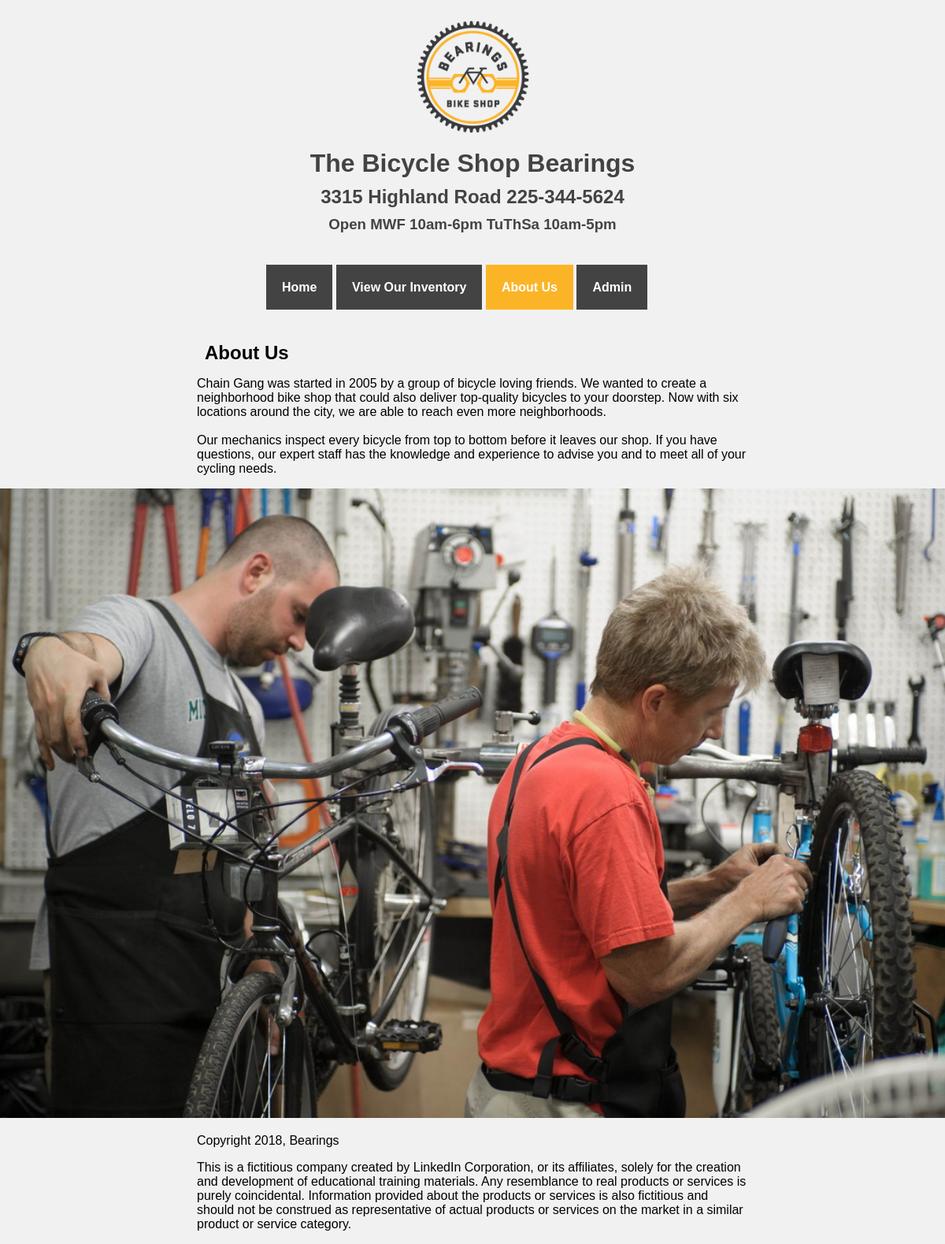
Page /about.php on the committed database.
### tables this page shows
CREATE TABLE `company` (
  `id` int(10) NOT NULL,
  `name` varchar(255) NOT NULL,
  `address` varchar(255) NOT NULL,
  `phone` varchar(255) NOT NULL,
  `open` varchar(255) NOT NULL,
  `about` text NOT NULL,
  `footer_text` text NOT NULL
);

### classes/company.class.php (called while the page is built, shortened)
<?php
class Company {
  protected static $db;
  public static function set_database($db) {
    self::$db = $db;
  }
  public static function find_by_sql($sql) {
    $result = self::$db->query($sql);
    $object_array = [];
    while($row = $result->fetch_assoc()) {
      $object_array[] = self::instatiate($row);
    }
    return $object_array;
  }
  public static function instatiate($row) {
    $object = new self;
    foreach($row as $property => $value) {
      if(property_exists($object, $property)) {
        $object->$property = $value;
      }
    }
    return $object;
  }
  static public function find_all() {
    $sql = "SELECT * FROM company";
    return self::find_by_sql($sql)[0];
  }
}

### private/initialize.php (called while the page is built, shortened)
<?php
  require_once(PROJECT_PATH . '/classes/company.class.php');
  $company = Company::find_all();
?>

### about.php (the view, shortened to what this page needs)
<?php require_once('private/initialize.php'); ?>
<?php include(SHARED_PATH . '/main-header.php'); ?>
<div class="row">
<div id="main">
  <?php $page_active = 'about'; ?>
  <?php include(SHARED_PATH . '/main-menu.php'); ?>
  <div id="page" class="narrow">
    <h2>About Us</h2>
    <p><?php echo $company->about; ?></p>
  </div>
</div>
</div>
<img src="img/AdobeStock_50633008_xlarge.jpg" width="100%" alt="Super Hero Image">
<div class="row">
<?php include(SHARED_PATH . '/main-footer.php'); ?>
</div>

### private/shared/main-header.php (shortened to what this page needs)
<!DOCTYPE html>
<html lang="en">
<head>
  <link rel="stylesheet" href="css/style.css">
</head>
<body>
<header>
  <div class="row">
    <div class="logo-box">
      <img src="img/bbs-main-logo.png" class="logo" alt="Logo">
      <h1>The Bicycle Shop <?php echo $company->name; ?></h1>
      <h2><?php echo $company->address; ?> <?php echo $company->phone; ?></h2>
      <h3>Open <?php echo $company->open; ?></h3>
    </div>
  </div>
</header>

### private/shared/main-menu.php
<nav>
  <ul class="menu">
    <li>
      <a
        href="index.php"
        class="<?php if(isset($page_active) && $page_active == 'home') echo 'menu-active'; ?>">Home</a>
    </li>
    <li>
      <a
        href="inventory.php"
        class="<?php if(isset($page_active) && $page_active == 'inventory') echo 'menu-active'; ?>">View Our Inventory</a>
    </li>
    <li>
      <a
        href="about.php"
        class="<?php if(isset($page_active) && $page_active == 'about') echo 'menu-active'; ?>">About Us</a>
    </li>
    <li>
      <a
        href="staff"
        class="<?php if(isset($page_active) && $page_active == 'staff') echo 'menu-active'; ?>">Admin</a>
    </li>
  </ul>
</nav>

### private/shared/main-footer.php (shortened to what this page needs)
<footer>
  <p>Copyright <?php echo date('Y'); ?>, <?php echo $company->name; ?></p>
  <p><?php echo $company->footer_text; ?></p>
</footer>

### css/style.css (style rules this page uses)
html, body { margin: 0; padding: 0; background: #f1f1f1; font-family: sans-serif; overflow-x: hidden; }
.row { width: 700px; margin: 0 auto; }
.logo-box { text-align: center; color: #434343; }
.logo { width: 155px; margin-top: 20px; }
h1, h2, h3 { margin: 10px; }
ul { padding: 0; margin: 50px 0; list-style: none; }
.menu { margin: 60px 88px; }
.menu li { display: inline-block; }
.menu li a { padding: 20px; color: white; background: #434343; font-weight: bold; text-decoration: none; transition: background-color .2s ease-in-out; }
.menu li a.menu-active { background-color: #fcb427; }

### rows in the picture
company: name "Bearings", address "3315 Highland Road", phone "225-344-5624", open "MWF 10am-6pm TuThSa 10am-5pm", about "Chain Gang was started in 2005 by a group of bicycle loving friends. We wanted to create a neighborhood bike shop that could also deliver top-quality bicycles to your doorstep. Now with six locations around the city, we are able to reach even more neighborhoods. Our mechanics inspect every bicycle from top to bottom before it leaves our shop. If you have questions, our expert staff has the knowledge and experience to advise you and to meet all of your cycling needs.", footer_text "This is a fictitious company created by LinkedIn Corporation, or its affiliates, solely for the creation and development of educational training materials. Any resemblance to real products or services is purely coincidental. Information provided about the products or services is also fictitious and should not be construed as representative of actual products or services on the market in a similar product or service category."
